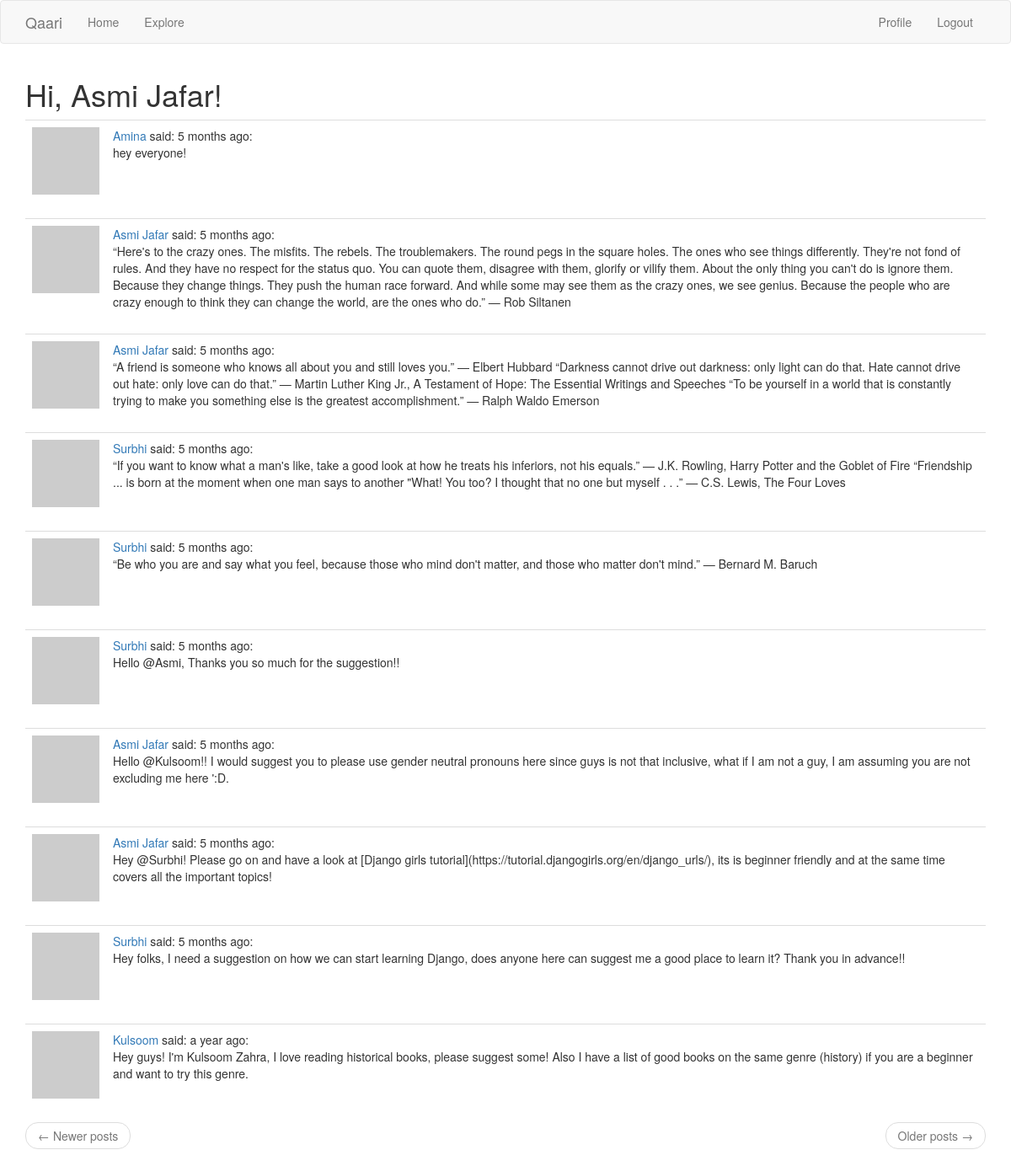
The page /explore (signed in) on the database as committed earlier.
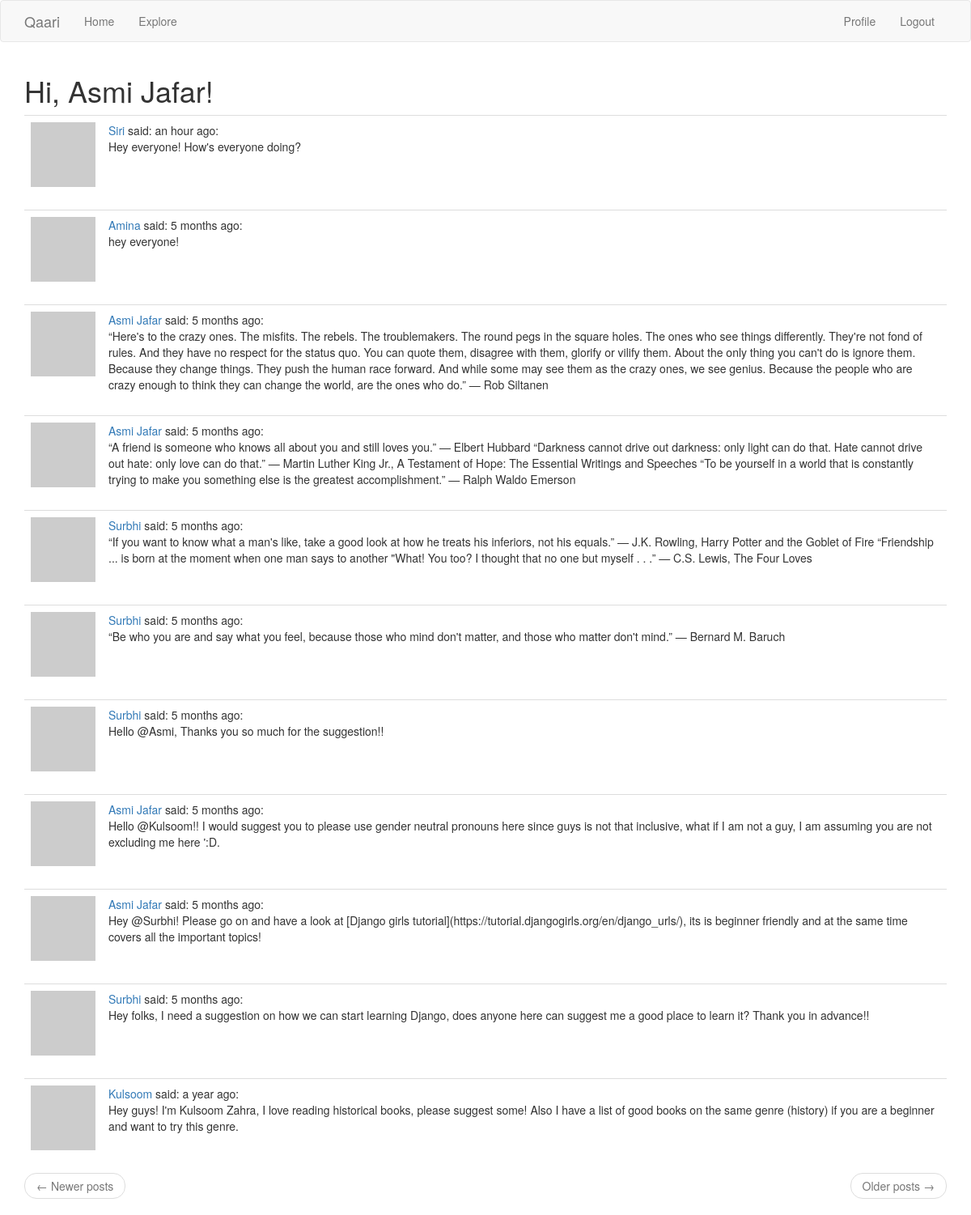
The same page on the database as committed later.
### app/models.py (models this page shows, shortened)
class Post(db.Model):
    id = db.Column(db.Integer, primary_key=True)
    body = db.Column(db.String(140))
    timestamp = db.Column(db.DateTime, index=True, default=datetime.utcnow)
    user_id = db.Column(db.Integer, db.ForeignKey('user.id'))

class User(UserMixin, db.Model):
    id = db.Column(db.Integer, primary_key=True)
    username = db.Column(db.String(64), index=True, unique=True)
    email = db.Column(db.String(120), index=True, unique=True)
    password_hash = db.Column(db.String(128))
    about_me = db.Column(db.String(140))
    last_seem = db.Column(db.DateTime, default=datetime.utcnow)
    posts = db.relationship('Post', backref='author', lazy='dynamic')
    followed = db.relationship(
        'User', secondary=followers,
        primaryjoin=(followers.c.follower_id == id),
        secondaryjoin=(followers.c.followed_id == id),
        backref=db.backref('followers', lazy='dynamic'), lazy='dynamic')
    def avatar(self, size):
        digest = md5(self.email.lower().encode('utf-8')).hexdigest()
        return 'https://www.gravatar.com/avatar/{}?d=identicon&s={}'.format(
            digest, size)

### app/main/routes.py (the view)
@bp.route('/explore')
@login_required
def explore():
    page = request.args.get('page', 1, type=int)
    posts = Post.query.order_by(Post.timestamp.desc()).paginate(
        page, current_app.config['POSTS_PER_PAGE'], False)
    next_url = url_for('main.explore', page=posts.next_num) \
        if posts.has_next else None
    prev_url = url_for('main.explore', page=posts.prev_num) \
        if posts.has_prev else None
    return render_template('index.html', title=('Explore'),
                           posts=posts.items, next_url=next_url,
                           prev_url=prev_url)

### app/main/routes.py (called while the page is built)
@bp.before_app_request
def before_request():
    if current_user.is_authenticated:
        current_user.last_seen = datetime.utcnow()
        db.session.commit()

### app/models.py (called while the page is built)
@login.user_loader
def load_user(id):
    return User.query.get(int(id))

### app/templates/index.html (shortened to what this page needs)
{% extends "base.html" %}
{% import 'bootstrap/wtf.html' as wtf %}
{% block app_content %}
    <h1>Hi, {{ current_user.username }}!</h1>
    {% for post in posts %}
        {% include '_post.html' %}
    {% endfor %}
    <nav aria-label="...">
        <ul class="pager">
            <li class="previous{% if not prev_url %} disabled{% endif %}">
                <a href="{{ prev_url or '#' }}">
                    <span aria-hidden="true">&larr;</span> Newer posts
                </a>
            </li>
            <li class="next{% if not next_url %} disabled{% endif %}">
                <a href="{{ next_url or '#' }}">
                    Older posts <span aria-hidden="true">&rarr;</span>
                </a>
            </li>
        </ul>
    </nav>
{% endblock %}

### app/templates/_post.html
    <table class="table table-hover">
        <tr>
            <td width="70px">
                <a href="{{ url_for('main.user', username=post.author.username) }}">
                    <img src="{{ post.author.avatar(70) }}" />
                </a>
            </td>
            <td>
                <a href="{{ url_for('main.user', username=post.author.username) }}">
                    {{ post.author.username }}
                </a>
                said: {{ moment(post.timestamp).fromNow() }}:
                <br>
                <span id="post{{ post.id }}">{{ post.body }}</span>
            </td>
        </tr>
    </table>

Rows that differ between the two databases and show on the page:
added Post: author.username "Siri", timestamp "an hour ago", body "Hey everyone! How's everyone doing?"
